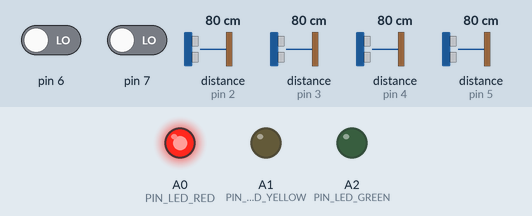
Bench run of a sketch on a simulated Arduino Uno, built with avr-gcc and run on an emulated ATmega328P. On the bench: output pins drawn as LEDs (lit = HIGH). Wiring (inferred from the names in the program): 4 × ultrasonic range finder: trigger pin 8, echo pin 2 / trigger pin 9, echo pin 3 / trigger pin 10, echo pin 4 / trigger pin 11, echo pin 5. The inputs (shaded band) are chosen by the test bench; at power-on: distance to the obstacle (sensors on pin 2, pin 3, pin 4, pin 5) 80 cm, pin 6 LOW, pin 7 LOW. The echo pulse lasts 58.3 µs per cm; pins used as bus, display or sensor lines are not drawn; what the sketch prints to the serial monitor is not drawn.

Above: at 1.2 s.
1.3 s: distance to the obstacle (sensor on pin 2) set to 2 cm
3.0 s: distance to the obstacle (sensor on pin 3) set to 2 cm
4.7 s: distance to the obstacle (sensor on pin 2) set to 250 cm
6.4 s: distance to the obstacle (sensor on pin 3) set to 18 cm
At 30.8 s:
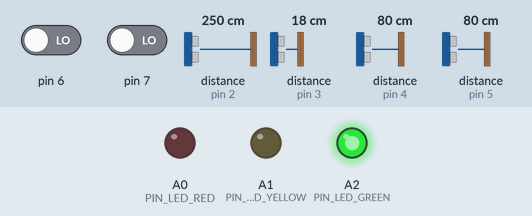
Timing chart, 0 to 31.5 s (numbered marks = the images above; inputs shaded):
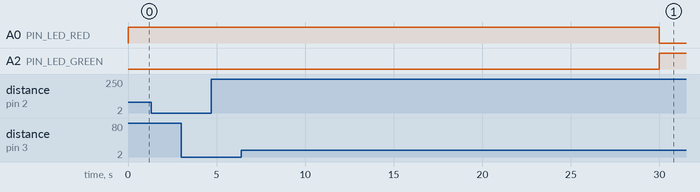

Measured:
- after the input at 1.3 s, every drawn part: stays the same
- after the input at 3.0 s, every drawn part: stays the same
- after the input at 4.7 s, every drawn part: stays the same

The sketch:

fogguard_arduino.ino
```cpp
/*
 * ==============================================================================
 * Project: FogGuard — Low-Latency Ultrasonic Obstacle Detection & ADAS HUD
 * Module: Canonical High-Performance Interrupt-Driven (PCINT) Firmware
 * Target: Arduino Uno / Nano (ATmega328P)
 * Baud: 115200 baud
 *
 * Real-Time Architecture:
 * - Pin Change Interrupts (PCINT2_vect on Port D, pins 2..7):
 *   Captures ultrasonic ECHO rising and falling edges with microsecond precision.
 *   Zero blocking while waiting for echoes.
 * - Non-blocking round-robin ultrasonic state machine:
 *   Staggers sensor triggers by 25 ms (the physical propagation limit for 400 cm
 *   plus acoustic reverberation / decay damping to eliminate ghost echoes).
 * - High-speed JSON telemetry transmission:
 *   Transmits a single, coherent, compact JSON telemetry frame per sweep:
 *   {"seq":1024,"up":45120,"traffic":"GREEN","dur":25,"sensors":[...]}
 *   Includes sequence number, device uptime, and all sensors (with null if no echo).
 * - Physical Update Rates:
 *   - 4-sensor configuration (default): 10.0 Hz (100 ms full sweep)
 *   - 6-sensor configuration:          6.67 Hz (150 ms full sweep)
 * ==============================================================================
 */

#include <Arduino.h>

// ─── Physical Sensor Configuration ──────────────────────────────────────────
// Set to 4 for 10.0 Hz (100 ms period) or 6 for 6.67 Hz (150 ms period)
#define SENSOR_COUNT 4

#if SENSOR_COUNT == 4
  const uint8_t TRIG_PINS[4] = {8, 9, 10, 11};
  const uint8_t ECHO_PINS[4] = {2, 3, 4, 5};   // Port D pins 2..5 (PCINT18..21)
  const char* SENSOR_IDS[4] = {"S1", "S2", "S3", "S4"};
  const char* SENSOR_ZONES[4] = {
    "front_left",
    "front_center",
    "front_right",
    "roof_center"
  };
  const unsigned long TELEMETRY_INTERVAL_MS = 100; // 10.0 Hz for 4 sensors
#elif SENSOR_COUNT == 6
  const uint8_t TRIG_PINS[6] = {8, 9, 10, 11, 12, 13};
  const uint8_t ECHO_PINS[6] = {2, 3, 4, 5, 6, 7}; // Port D pins 2..7 (PCINT18..23)
  const char* SENSOR_IDS[6] = {"S1", "S2", "S3", "S4", "S5", "S6"};
  const char* SENSOR_ZONES[6] = {
    "front_left",
    "front_center_left",
    "front_center_right",
    "front_right",
    "left_side",
    "right_side"
  };
  const unsigned long TELEMETRY_INTERVAL_MS = 150; // 6.67 Hz for 6 sensors (speed-of-sound limit)
#else
  #error "SENSOR_COUNT must be either 4 or 6"
#endif

// ─── Ultrasonic Physics & Thresholds ─────────────────────────────────────────
// Speed of sound at 20°C: ~343 m/s = 0.0343 cm/us (58.3 us/cm round trip)
// 400 cm * 58.3 us/cm = 23,320 us max round-trip echo travel time.
const unsigned long ECHO_TIMEOUT_US     = 23320UL; // 400 cm maximum window
const unsigned long MIN_ECHO_US        = 116UL;   // ~2 cm physical limit
const float         MIN_DISTANCE_CM    = 2.0;
const float         MAX_DISTANCE_CM    = 400.0;
const float         CAUTION_THRESHOLD_CM = 150.0;

// Inter-sensor trigger stagger: 25 ms allows echo travel (23.3 ms) + 1.7 ms acoustic decay
const unsigned long SENSOR_STEP_INTERVAL_MS = 25;

// ─── Traffic Signal Definitions ──────────────────────────────────────────────
const uint8_t PIN_LED_RED    = A0;
const uint8_t PIN_LED_YELLOW = A1;
const uint8_t PIN_LED_GREEN  = A2;

const unsigned long DURATION_RED    = 30; // Seconds
const unsigned long DURATION_GREEN  = 25; // Seconds
const unsigned long DURATION_YELLOW = 5;  // Seconds

enum TrafficState { STATE_RED, STATE_GREEN, STATE_YELLOW };
TrafficState currentTrafficState = STATE_RED;
unsigned long trafficStateStartTime = 0;

// ─── Interrupt Echo Storage (Atomic access via cli/sei) ──────────────────────
volatile unsigned long echoStartTime[SENSOR_COUNT];
volatile unsigned long echoEndTime[SENSOR_COUNT];
volatile bool echoReceived[SENSOR_COUNT];
volatile bool echoMeasuring[SENSOR_COUNT];
volatile uint8_t previousPinDState = 0;

// Filtered calculated distances
float currentDistances[SENSOR_COUNT];
bool  obstacleDetected[SENSOR_COUNT];

// Telemetry & Sequencer State
uint8_t currentSensorIndex = 0;
unsigned long lastTriggerTime = 0;
unsigned long lastTelemetryBroadcast = 0;
unsigned long telemetrySeq = 0;

// ─── Pin Change Interrupt Service Routine for Port D (Pins D0-D7) ────────────
ISR(PCINT2_vect) {
  uint8_t currentPinD = PIND;
  uint8_t changedPins = currentPinD ^ previousPinDState;
  unsigned long now = micros();

  // Inspect each configured echo pin (D2 through D5 or D7)
  for (uint8_t i = 0; i < SENSOR_COUNT; i++) {
    uint8_t pinBit = 1 << ECHO_PINS[i];
    if (changedPins & pinBit) {
      if (currentPinD & pinBit) {
        // Rising edge: pulse began
        echoStartTime[i] = now;
        echoMeasuring[i] = true;
      } else if (echoMeasuring[i]) {
        // Falling edge: pulse completed
        echoEndTime[i] = now;
        echoReceived[i] = true;
        echoMeasuring[i] = false;
      }
    }
  }

  previousPinDState = currentPinD;
}

// ─── Trigger Next Ultrasonic Sensor ──────────────────────────────────────────
void triggerSensor(uint8_t index) {
  // Clear measurement flags atomically
  cli();
  echoReceived[index]  = false;
  echoMeasuring[index] = false;
  echoStartTime[index] = 0;
  echoEndTime[index]   = 0;
  sei();

  // 10 microsecond trigger pulse
  digitalWrite(TRIG_PINS[index], LOW);
  delayMicroseconds(2);
  digitalWrite(TRIG_PINS[index], HIGH);
  delayMicroseconds(10);
  digitalWrite(TRIG_PINS[index], LOW);

  lastTriggerTime = millis();
}

// ─── Calculate Distance for Previously Triggered Sensor ──────────────────────
void processSensorResult(uint8_t index) {
  unsigned long start, end;
  bool received;

  cli();
  start = echoStartTime[index];
  end = echoEndTime[index];
  received = echoReceived[index];
  echoReceived[index] = false;
  sei();

  if (received && (end > start)) {
    unsigned long pulseDuration = end - start;
    if (pulseDuration >= MIN_ECHO_US && pulseDuration <= ECHO_TIMEOUT_US) {
      // Speed of sound: duration / 58.0 us per cm
      float dist = (float)pulseDuration / 58.0;
      if (dist >= MIN_DISTANCE_CM && dist <= MAX_DISTANCE_CM) {
        currentDistances[index] = dist;
        obstacleDetected[index] = (dist <= CAUTION_THRESHOLD_CM);
        return;
      }
    }
  }

  // No valid echo received or out of valid physical range
  currentDistances[index] = -1.0;
  obstacleDetected[index] = false;
}

// ─── Traffic Signal Controller ───────────────────────────────────────────────
void setTrafficLeds(TrafficState state) {
  digitalWrite(PIN_LED_RED,    state == STATE_RED    ? HIGH : LOW);
  digitalWrite(PIN_LED_YELLOW, state == STATE_YELLOW ? HIGH : LOW);
  digitalWrite(PIN_LED_GREEN,  state == STATE_GREEN  ? HIGH : LOW);
}

const char* getTrafficStateName(TrafficState state) {
  switch (state) {
    case STATE_RED:    return "RED";
    case STATE_YELLOW: return "YELLOW";
    case STATE_GREEN:  return "GREEN";
    default:           return "UNKNOWN";
  }
}

unsigned long getTrafficStateDuration(TrafficState state) {
  switch (state) {
    case STATE_RED:    return DURATION_RED;
    case STATE_YELLOW: return DURATION_YELLOW;
    case STATE_GREEN:  return DURATION_GREEN;
    default:           return 0;
  }
}

void updateTrafficSignal() {
  unsigned long elapsedSec = (millis() - trafficStateStartTime) / 1000;
  unsigned long currentDuration = getTrafficStateDuration(currentTrafficState);

  if (elapsedSec >= currentDuration) {
    switch (currentTrafficState) {
      case STATE_RED:    currentTrafficState = STATE_GREEN;  break;
      case STATE_GREEN:  currentTrafficState = STATE_YELLOW; break;
      case STATE_YELLOW: currentTrafficState = STATE_RED;    break;
    }
    trafficStateStartTime = millis();
    setTrafficLeds(currentTrafficState);
  }
}

// ─── Single Compact JSON Telemetry Frame Transmission ────────────────────────
void broadcastTelemetry() {
  unsigned long now = millis();
  telemetrySeq++;

  // Emit a single compact JSON-line:
  // {"seq":1,"up":1234,"traffic":"RED","dur":30,"sensors":[{"id":"S1","zone":"front_left","dist":45.2,"det":true},...]}
  Serial.print("{\"seq\":");
  Serial.print(telemetrySeq);
  Serial.print(",\"up\":");
  Serial.print(now);
  Serial.print(",\"traffic\":\"");
  Serial.print(getTrafficStateName(currentTrafficState));
  Serial.print("\",\"dur\":");
  Serial.print(getTrafficStateDuration(currentTrafficState));
  Serial.print(",\"sensors\":[");

  for (uint8_t i = 0; i < SENSOR_COUNT; i++) {
    if (i > 0) Serial.print(",");
    Serial.print("{\"id\":\"");
    Serial.print(SENSOR_IDS[i]);
    Serial.print("\",\"zone\":\"");
    Serial.print(SENSOR_ZONES[i]);
    Serial.print("\",\"dist\":");
    if (currentDistances[i] > 0) {
      Serial.print(currentDistances[i], 1);
    } else {
      Serial.print("null");
    }
    Serial.print(",\"det\":");
    Serial.print(obstacleDetected[i] ? "true" : "false");
    Serial.print("}");
  }

  Serial.println("]}");
}

// ─── Arduino Setup ───────────────────────────────────────────────────────────
void setup() {
  // Use high-speed 115200 baud to eliminate serial transmission latency
  Serial.begin(115200);

  // Initialize Ultrasonic Pins
  for (uint8_t i = 0; i < SENSOR_COUNT; i++) {
    pinMode(TRIG_PINS[i], OUTPUT);
    digitalWrite(TRIG_PINS[i], LOW);
    pinMode(ECHO_PINS[i], INPUT);
    currentDistances[i] = -1.0;
    obstacleDetected[i] = false;
  }

  // Initialize Traffic Signal LED Pins
  pinMode(PIN_LED_RED, OUTPUT);
  pinMode(PIN_LED_YELLOW, OUTPUT);
  pinMode(PIN_LED_GREEN, OUTPUT);

  // Record initial Port D state
  previousPinDState = PIND;

  // Configure Pin Change Interrupts on Port D (PCINT2 group covers D0-D7)
  PCICR |= (1 << PCIE2);

  // Unmask the echo pins: D2..D5 for 4 sensors, D2..D7 for 6 sensors
  uint8_t mask = 0;
  for (uint8_t i = 0; i < SENSOR_COUNT; i++) {
    // ECHO_PINS are on Port D, pin 2 is PCINT18, pin 3 is PCINT19, etc.
    mask |= (1 << (PCINT18 + (ECHO_PINS[i] - 2)));
  }
  PCMSK2 |= mask;

  // Initialize traffic state
  trafficStateStartTime = millis();
  setTrafficLeds(currentTrafficState);

  // Trigger the first sensor
  triggerSensor(0);
}

// ─── Main Real-Time Loop (Zero Blocking Delays) ──────────────────────────────
void loop() {
  unsigned long now = millis();

  // 1. Service Traffic Signal State Machine
  updateTrafficSignal();

  // 2. Round-Robin Sensor Sequencer (25 ms per sensor step)
  if (now - lastTriggerTime >= SENSOR_STEP_INTERVAL_MS) {
    // Process results from previously triggered sensor
    processSensorResult(currentSensorIndex);

    // Advance to next sensor
    currentSensorIndex = (currentSensorIndex + 1) % SENSOR_COUNT;

    // Trigger next sensor
    triggerSensor(currentSensorIndex);
  }

  // 3. Telemetry Broadcast at Target Frequency (10 Hz for 4 sensors)
  if (now - lastTelemetryBroadcast >= TELEMETRY_INTERVAL_MS) {
    lastTelemetryBroadcast = now;
    broadcastTelemetry();
  }
}
```
